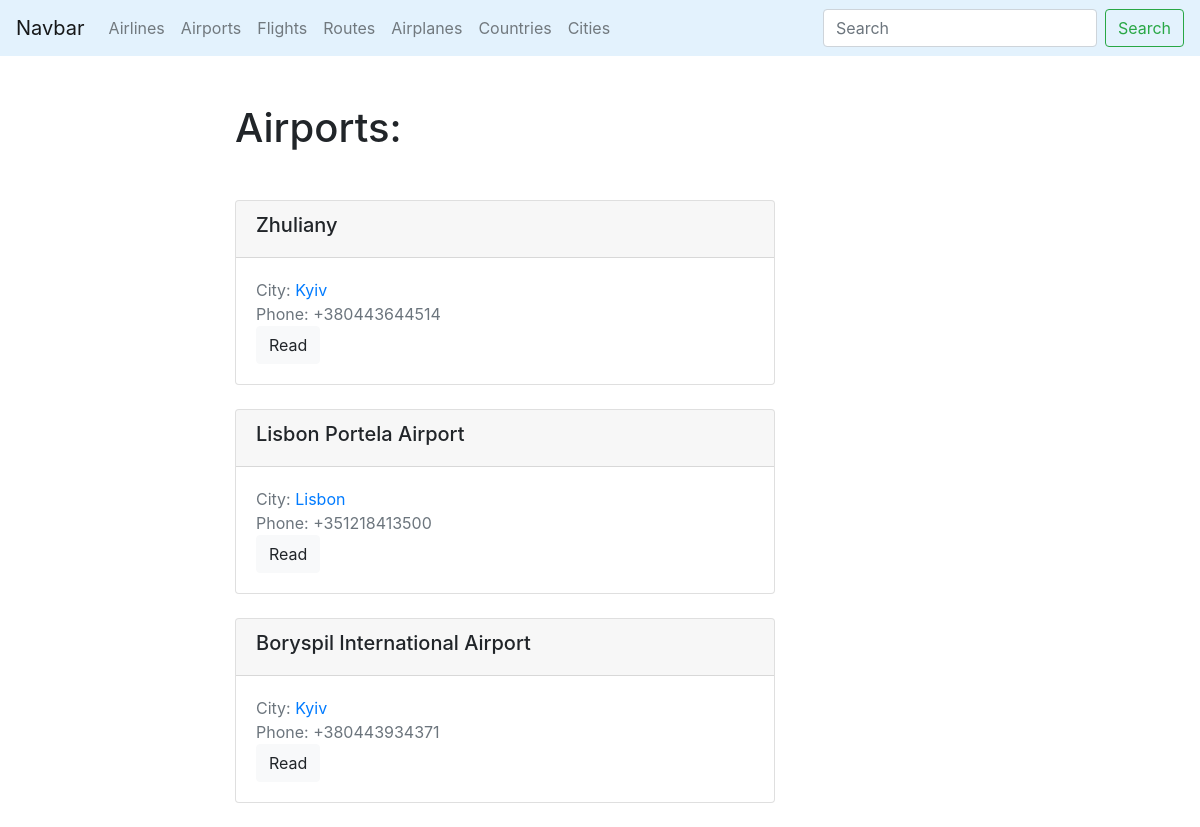
Page /airtickets/airports/ on the earlier database version.
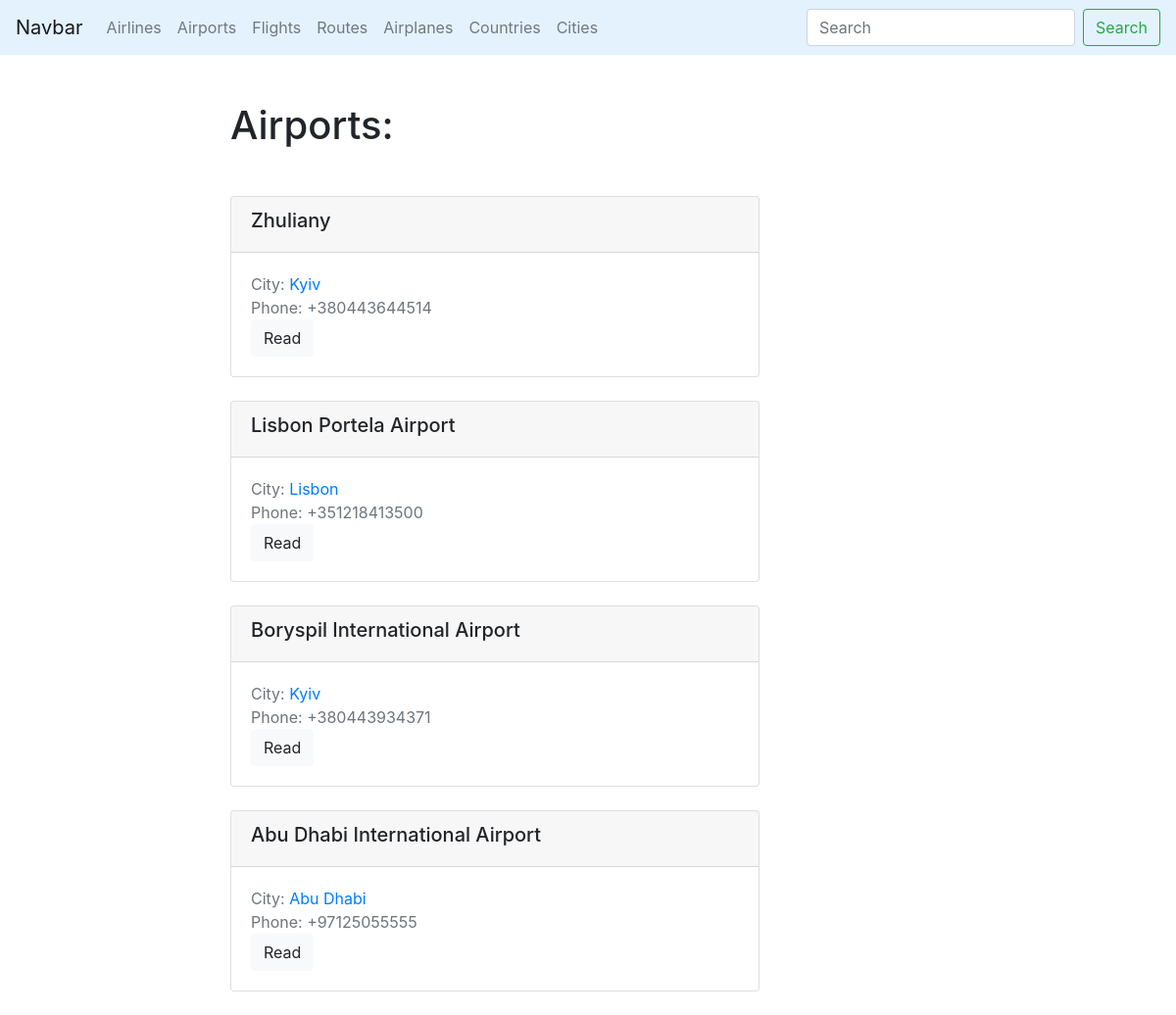
Same page on the later database version.
### airtickets/models.py (models this page shows, shortened)
class Airport(models.Model):
    name = models.CharField(max_length=100, db_index=True, unique=True)
    city = models.ForeignKey(City, on_delete=models.CASCADE, related_name='airports')
    address = models.CharField(max_length=100, unique=True)
    phone = models.CharField(max_length=15, unique=True)
    slug = models.SlugField(max_length=50, unique=True, blank=True)
    def get_absolute_url(self):
        return reverse('airport_detail_url', kwargs={'slug': self.slug})

class City(models.Model):
    name = models.CharField(max_length=50, db_index=True, unique=True)
    slug = models.CharField(max_length=50, unique=True, blank=True)
    country = models.ForeignKey(Country, on_delete=models.CASCADE, related_name='cities')
    def get_absolute_url(self):
        return reverse('city_detail_url', kwargs={'slug': self.slug})

### airtickets/views.py (the view)
# urls.py: path('airports/', airports_list, name='airports_list_url'),
def airports_list(request):
    airports = Airport.objects.all()
    return render(request, 'airtickets/airports_list.html', context={'airports': airports})

### airtickets/templates/airtickets/airports_list.html (shortened to what this page needs)
{% extends 'airtickets/base_airtickets.html' %}
{% block content %}
    <h1 class="mb-5">Airports:</h1>
    {% for airport in airports %}
        {% include 'airtickets/includes/airport_card_template.html' %}
    {% endfor %}
{% endblock %}

### airtickets/templates/airtickets/includes/airport_card_template.html
<div class="card mb-4">
    <div class="card-header">
        <h5> {{ airport.name }} </h5>
    </div>
    <div class="card-body">
        <div class="text-muted">
            City: <a href="{{ airport.city.get_absolute_url }}">{{ airport.city.name }}</a>
        </div>
        <div class="text-muted">
            Phone: {{ airport.phone }}
        </div>
        <a href="{{ airport.get_absolute_url }}" class="btn btn-light">Read</a>
    </div>
</div>

Differences in the rows shown:
added Airport: name "Abu Dhabi International Airport", city.name "Abu Dhabi", phone "+97125055555"
